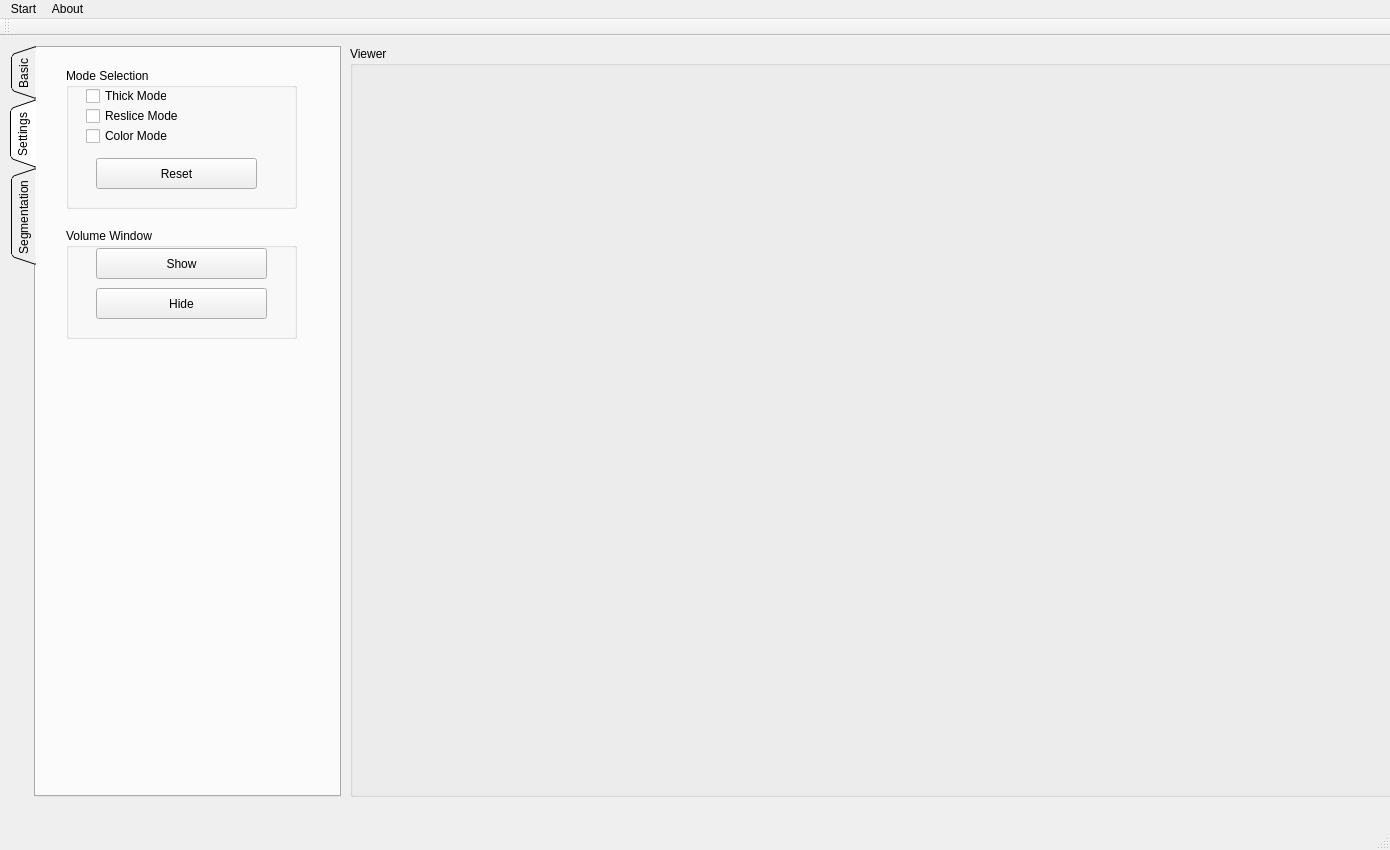
<?xml version="1.0" encoding="UTF-8"?>
<ui version="4.0">
 <class>mainwindowClass</class>
 <widget class="QMainWindow" name="mainwindowClass">
  <property name="geometry">
   <rect>
    <x>0</x>
    <y>0</y>
    <width>1390</width>
    <height>850</height>
   </rect>
  </property>
  <property name="minimumSize">
   <size>
    <width>800</width>
    <height>600</height>
   </size>
  </property>
  <property name="maximumSize">
   <size>
    <width>1390</width>
    <height>850</height>
   </size>
  </property>
  <property name="windowTitle">
   <string>Medical Image Computing System</string>
  </property>
  <property name="windowIcon">
   <iconset>
    <normaloff>Resources/icon.png</normaloff>Resources/icon.png</iconset>
  </property>
  <widget class="QWidget" name="centralWidget">
   <widget class="QGroupBox" name="groupBox_2">
    <property name="geometry">
     <rect>
      <x>350</x>
      <y>10</y>
      <width>1071</width>
      <height>751</height>
     </rect>
    </property>
    <property name="title">
     <string>Viewer</string>
    </property>
    <widget class="QVTKWidget" name="qvtkWidget_3">
     <property name="geometry">
      <rect>
       <x>720</x>
       <y>40</y>
       <width>341</width>
       <height>681</height>
      </rect>
     </property>
    </widget>
    <widget class="QVTKWidget" name="qvtkWidget">
     <property name="geometry">
      <rect>
       <x>20</x>
       <y>40</y>
       <width>341</width>
       <height>681</height>
      </rect>
     </property>
    </widget>
    <widget class="QVTKWidget" name="qvtkWidget_2">
     <property name="geometry">
      <rect>
       <x>370</x>
       <y>40</y>
       <width>341</width>
       <height>681</height>
      </rect>
     </property>
    </widget>
   </widget>
   <widget class="QTabWidget" name="tabWidget">
    <property name="geometry">
     <rect>
      <x>10</x>
      <y>10</y>
      <width>331</width>
      <height>751</height>
     </rect>
    </property>
    <property name="tabPosition">
     <enum>QTabWidget::West</enum>
    </property>
    <property name="tabShape">
     <enum>QTabWidget::Triangular</enum>
    </property>
    <property name="currentIndex">
     <number>1</number>
    </property>
    <widget class="QWidget" name="tab">
     <attribute name="title">
      <string>Basic</string>
     </attribute>
     <widget class="QTableWidget" name="infoTable">
      <property name="geometry">
       <rect>
        <x>10</x>
        <y>30</y>
        <width>291</width>
        <height>301</height>
       </rect>
      </property>
      <attribute name="horizontalHeaderDefaultSectionSize">
       <number>200</number>
      </attribute>
      <row>
       <property name="text">
        <string>patientName</string>
       </property>
      </row>
      <row>
       <property name="text">
        <string>patientID</string>
       </property>
      </row>
      <row>
       <property name="text">
        <string>patientSex</string>
       </property>
      </row>
      <row>
       <property name="text">
        <string>patientAge</string>
       </property>
      </row>
      <row>
       <property name="text">
        <string>studyDate</string>
       </property>
      </row>
      <row>
       <property name="text">
        <string>modality</string>
       </property>
      </row>
      <row>
       <property name="text">
        <string>manufacturer</string>
       </property>
      </row>
      <row>
       <property name="text">
        <string>institution</string>
       </property>
      </row>
      <row>
       <property name="text">
        <string>model</string>
       </property>
      </row>
      <column>
       <property name="text">
        <string>Value</string>
       </property>
      </column>
     </widget>
     <widget class="QTableWidget" name="stateTable">
      <property name="geometry">
       <rect>
        <x>10</x>
        <y>350</y>
        <width>291</width>
        <height>271</height>
       </rect>
      </property>
      <attribute name="horizontalHeaderDefaultSectionSize">
       <number>200</number>
      </attribute>
      <row>
       <property name="text">
        <string>Min</string>
       </property>
      </row>
      <row>
       <property name="text">
        <string>Max</string>
       </property>
      </row>
      <row>
       <property name="text">
        <string>Mean</string>
       </property>
      </row>
      <row>
       <property name="text">
        <string>StandardDeviation</string>
       </property>
      </row>
      <row>
       <property name="text">
        <string>Voxel Count</string>
       </property>
      </row>
      <row>
       <property name="text">
        <string>Current Voxel</string>
       </property>
      </row>
      <row>
       <property name="text">
        <string>Current Voxel Value</string>
       </property>
      </row>
      <row>
       <property name="text">
        <string>Heterogeneity</string>
       </property>
      </row>
      <column>
       <property name="text">
        <string>Value</string>
       </property>
      </column>
     </widget>
     <widget class="QCommandLinkButton" name="calcHerterButton">
      <property name="geometry">
       <rect>
        <x>40</x>
        <y>690</y>
        <width>251</width>
        <height>41</height>
       </rect>
      </property>
      <property name="layoutDirection">
       <enum>Qt::LeftToRight</enum>
      </property>
      <property name="text">
       <string>Calculate Heterogeneity</string>
      </property>
     </widget>
    </widget>
    <widget class="QWidget" name="tab_2">
     <attribute name="title">
      <string>Settings</string>
     </attribute>
     <widget class="QGroupBox" name="groupBox">
      <property name="geometry">
       <rect>
        <x>30</x>
        <y>20</y>
        <width>231</width>
        <height>141</height>
       </rect>
      </property>
      <property name="title">
       <string>Mode Selection</string>
      </property>
      <widget class="QCheckBox" name="ThickModeBox">
       <property name="geometry">
        <rect>
         <x>20</x>
         <y>20</y>
         <width>81</width>
         <height>16</height>
        </rect>
       </property>
       <property name="text">
        <string>Thick Mode</string>
       </property>
       <property name="tristate">
        <bool>false</bool>
       </property>
      </widget>
      <widget class="QCheckBox" name="ResliceModeBox">
       <property name="geometry">
        <rect>
         <x>20</x>
         <y>40</y>
         <width>111</width>
         <height>16</height>
        </rect>
       </property>
       <property name="text">
        <string>Reslice Mode</string>
       </property>
      </widget>
      <widget class="QCheckBox" name="ColorModeBox">
       <property name="geometry">
        <rect>
         <x>20</x>
         <y>60</y>
         <width>101</width>
         <height>16</height>
        </rect>
       </property>
       <property name="text">
        <string>Color Mode</string>
       </property>
      </widget>
      <widget class="QPushButton" name="resetButton">
       <property name="geometry">
        <rect>
         <x>30</x>
         <y>90</y>
         <width>161</width>
         <height>31</height>
        </rect>
       </property>
       <property name="text">
        <string>Reset</string>
       </property>
      </widget>
     </widget>
     <widget class="QGroupBox" name="groupBox_4">
      <property name="geometry">
       <rect>
        <x>30</x>
        <y>180</y>
        <width>231</width>
        <height>111</height>
       </rect>
      </property>
      <property name="title">
       <string>Volume Window</string>
      </property>
      <widget class="QPushButton" name="vWindonShowButton">
       <property name="geometry">
        <rect>
         <x>30</x>
         <y>20</y>
         <width>171</width>
         <height>31</height>
        </rect>
       </property>
       <property name="text">
        <string>Show</string>
       </property>
      </widget>
      <widget class="QPushButton" name="vWindowHideButton">
       <property name="geometry">
        <rect>
         <x>30</x>
         <y>60</y>
         <width>171</width>
         <height>31</height>
        </rect>
       </property>
       <property name="text">
        <string>Hide</string>
       </property>
      </widget>
     </widget>
    </widget>
    <widget class="QWidget" name="tab_5">
     <attribute name="title">
      <string>Segmentation</string>
     </attribute>
     <widget class="QPushButton" name="addSeedButton">
      <property name="geometry">
       <rect>
        <x>20</x>
        <y>40</y>
        <width>131</width>
        <height>23</height>
       </rect>
      </property>
      <property name="text">
       <string>Add Point</string>
      </property>
     </widget>
     <widget class="QPushButton" name="removeSeedButton">
      <property name="geometry">
       <rect>
        <x>160</x>
        <y>40</y>
        <width>131</width>
        <height>23</height>
       </rect>
      </property>
      <property name="text">
       <string>Remove Point</string>
      </property>
     </widget>
     <widget class="QTextBrowser" name="seedTextBrowser">
      <property name="geometry">
       <rect>
        <x>20</x>
        <y>90</y>
        <width>256</width>
        <height>192</height>
       </rect>
      </property>
     </widget>
     <widget class="QTabWidget" name="tabWidget_2">
      <property name="geometry">
       <rect>
        <x>40</x>
        <y>310</y>
        <width>221</width>
        <height>191</height>
       </rect>
      </property>
      <property name="currentIndex">
       <number>0</number>
      </property>
      <widget class="QWidget" name="tab_3">
       <attribute name="title">
        <string>Auto</string>
       </attribute>
       <widget class="QGroupBox" name="SegmentationGroupBox">
        <property name="geometry">
         <rect>
          <x>0</x>
          <y>10</y>
          <width>211</width>
          <height>161</height>
         </rect>
        </property>
        <property name="title">
         <string>Auto-Segmentation Toolbox</string>
        </property>
        <widget class="QRadioButton" name="regionRadioButton">
         <property name="geometry">
          <rect>
           <x>20</x>
           <y>30</y>
           <width>141</width>
           <height>21</height>
          </rect>
         </property>
         <property name="text">
          <string>Growing Region</string>
         </property>
         <property name="checked">
          <bool>true</bool>
         </property>
        </widget>
        <widget class="QRadioButton" name="thresholdRadioButton">
         <property name="geometry">
          <rect>
           <x>20</x>
           <y>70</y>
           <width>101</width>
           <height>16</height>
          </rect>
         </property>
         <property name="text">
          <string>Thresholding</string>
         </property>
        </widget>
        <widget class="QPushButton" name="segStartButton">
         <property name="geometry">
          <rect>
           <x>40</x>
           <y>110</y>
           <width>131</width>
           <height>23</height>
          </rect>
         </property>
         <property name="text">
          <string>Start Segmentation</string>
         </property>
        </widget>
       </widget>
      </widget>
      <widget class="QWidget" name="tab_4">
       <attribute name="title">
        <string>Manual</string>
       </attribute>
       <widget class="QGroupBox" name="groupBox_3">
        <property name="geometry">
         <rect>
          <x>0</x>
          <y>10</y>
          <width>211</width>
          <height>151</height>
         </rect>
        </property>
        <property name="title">
         <string>Mannual-Segmentation Toolbox</string>
        </property>
        <widget class="QRadioButton" name="pointRadioButton">
         <property name="geometry">
          <rect>
           <x>20</x>
           <y>30</y>
           <width>141</width>
           <height>21</height>
          </rect>
         </property>
         <property name="text">
          <string>Point By Point</string>
         </property>
         <property name="checked">
          <bool>false</bool>
         </property>
        </widget>
        <widget class="QRadioButton" name="boxStencilRadioButton">
         <property name="geometry">
          <rect>
           <x>20</x>
           <y>50</y>
           <width>141</width>
           <height>21</height>
          </rect>
         </property>
         <property name="text">
          <string>Box Stencil</string>
         </property>
         <property name="checked">
          <bool>false</bool>
         </property>
        </widget>
        <widget class="QPushButton" name="segStartButton_2">
         <property name="geometry">
          <rect>
           <x>40</x>
           <y>110</y>
           <width>131</width>
           <height>23</height>
          </rect>
         </property>
         <property name="text">
          <string>Start Segmentation</string>
         </property>
        </widget>
        <widget class="QRadioButton" name="ElliStencilRadioButton">
         <property name="geometry">
          <rect>
           <x>20</x>
           <y>70</y>
           <width>141</width>
           <height>21</height>
          </rect>
         </property>
         <property name="text">
          <string>Ellipsoid Stencil</string>
         </property>
         <property name="checked">
          <bool>true</bool>
         </property>
        </widget>
       </widget>
      </widget>
     </widget>
     <widget class="QLabel" name="label">
      <property name="geometry">
       <rect>
        <x>20</x>
        <y>70</y>
        <width>101</width>
        <height>16</height>
       </rect>
      </property>
      <property name="text">
       <string>Current Point:</string>
      </property>
     </widget>
    </widget>
   </widget>
  </widget>
  <widget class="QMenuBar" name="menuBar">
   <property name="geometry">
    <rect>
     <x>0</x>
     <y>0</y>
     <width>1390</width>
     <height>23</height>
    </rect>
   </property>
   <widget class="QMenu" name="menuStart">
    <property name="title">
     <string>Start</string>
    </property>
    <addaction name="actionOpenFile"/>
    <addaction name="actionSave"/>
    <addaction name="actionExit"/>
   </widget>
   <widget class="QMenu" name="menuAbout">
    <property name="title">
     <string>About</string>
    </property>
    <addaction name="actionAbout"/>
   </widget>
   <addaction name="menuStart"/>
   <addaction name="menuAbout"/>
  </widget>
  <widget class="QToolBar" name="mainToolBar">
   <attribute name="toolBarArea">
    <enum>TopToolBarArea</enum>
   </attribute>
   <attribute name="toolBarBreak">
    <bool>false</bool>
   </attribute>
  </widget>
  <widget class="QStatusBar" name="statusBar"/>
  <action name="actionOpenFile">
   <property name="enabled">
    <bool>true</bool>
   </property>
   <property name="text">
    <string>Open Files</string>
   </property>
   <property name="shortcut">
    <string>Ctrl+O</string>
   </property>
  </action>
  <action name="actionExit">
   <property name="text">
    <string>Exit</string>
   </property>
  </action>
  <action name="actionSave">
   <property name="text">
    <string>Save As</string>
   </property>
   <property name="shortcut">
    <string>Ctrl+S</string>
   </property>
  </action>
  <action name="actionAbout">
   <property name="text">
    <string>About</string>
   </property>
   <property name="shortcut">
    <string>Ctrl+A</string>
   </property>
  </action>
 </widget>
 <layoutdefault spacing="6" margin="11"/>
 <customwidgets>
  <customwidget>
   <class>QVTKWidget</class>
   <extends>QWidget</extends>
   <header>QVTKWidget.h</header>
  </customwidget>
 </customwidgets>
 <resources/>
 <connections/>
</ui>
